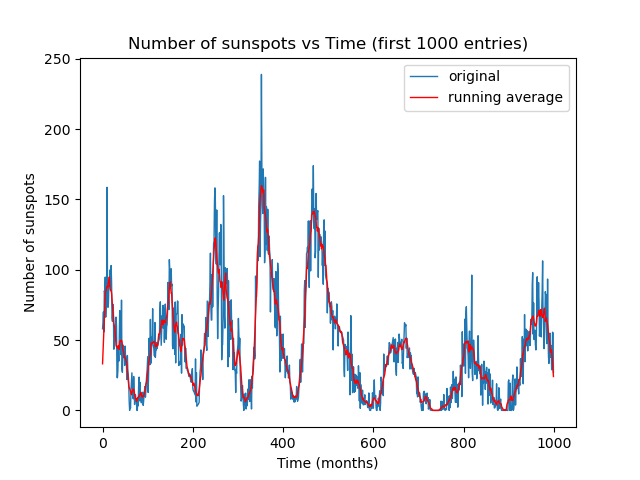

Reproduce this figure in Python.
"""
Abhinav Sinha
SR. No. - 18750
"""

import numpy as np
import pandas as pd
import matplotlib.pyplot as plt

data = pd.read_csv("sunspots.txt", sep="\t", header=None)
t = data[0][0:1000]
num_sunspots = data[1][0:1000]
num_sunspots2 = np.convolve(num_sunspots, np.ones(10)/10, mode="same")
plt.plot(t, num_sunspots, linewidth = 1)
plt.plot(t, num_sunspots2, 'r',  linewidth = 1)
plt.xlabel("Time (months)")
plt.ylabel("Number of sunspots")
plt.title("Number of sunspots vs Time (first 1000 entries)")
plt.legend(["original", "running average"])
plt.savefig("HW1_Q13_c.png")
plt.show()
